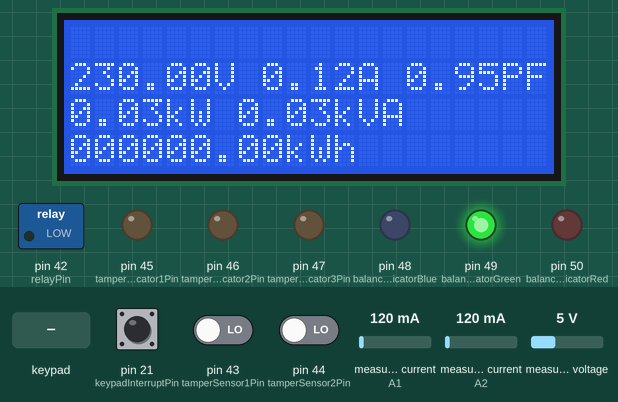
Recording of a sketch running on a simulated Arduino Mega 2560, built with avr-gcc and run on an emulated ATmega2560. Parts: 20×4 character LCD, switched loads named in the sketch (green lamp = pin HIGH), output pins drawn as LEDs (lit = HIGH). Inputs (shaded band) come from the test bench; at power-on: pin 21 (keypadInterruptPin) LOW, measured current (sensors on A1, A2) 120 mA, pin 43 (tamperSensor1Pin) LOW, pin 44 (tamperSensor2Pin) LOW, measured voltage 5 V. What the sketch prints to the serial monitor is not drawn.

Above: at 1.2 s.
1.3 s: pin 21 (keypadInterruptPin) pulled HIGH for 0.45 s
At 2.7 s:
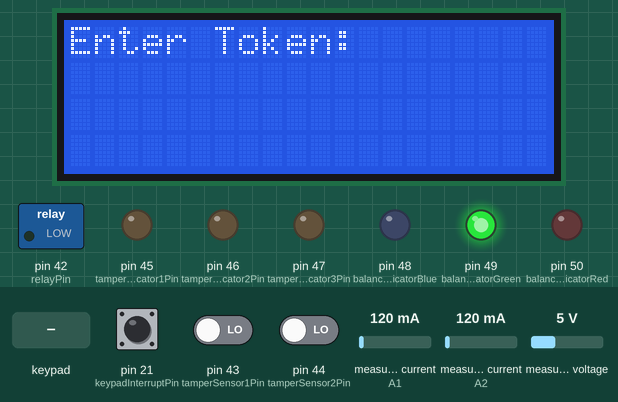
3.2 s: keypad keys 2 5 2 6 2 7 2 8 pressed 0.561 s apart
At 8.0 s:
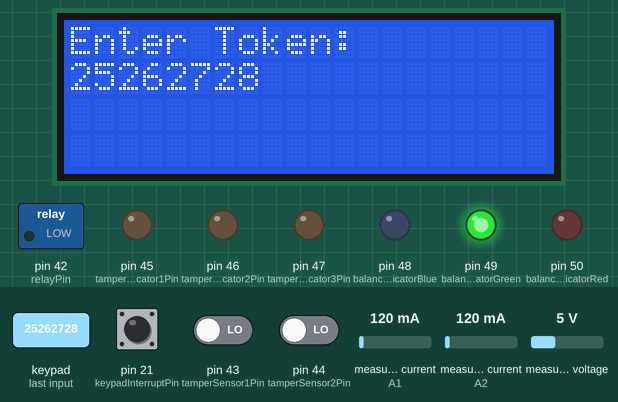
9.1 s: key '1' pressed
10.6 s: key '3' pressed
At 11.2 s:
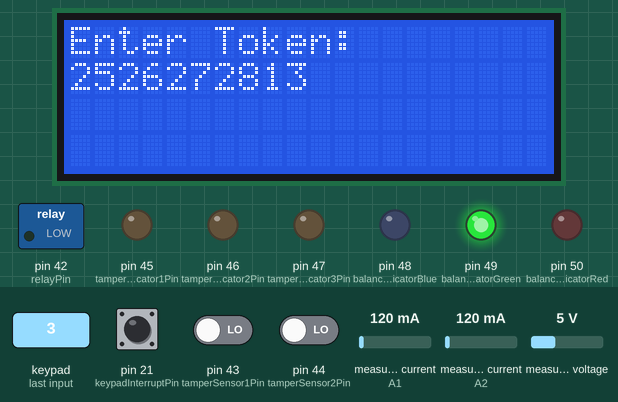
12.1 s: keypad keys 2 5 2 6 2 7 2 8 # pressed 0.561 s apart
At 13.1 s:
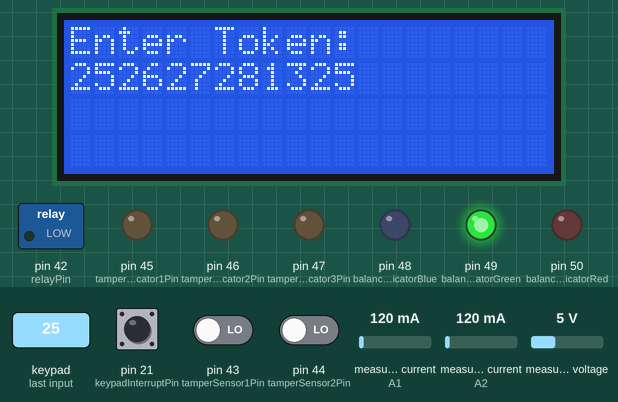
18.6 s: measured current (sensor on A1) set to 595 mA
20.1 s: measured current (sensor on A1) set to 648 mA
At 21.1 s:
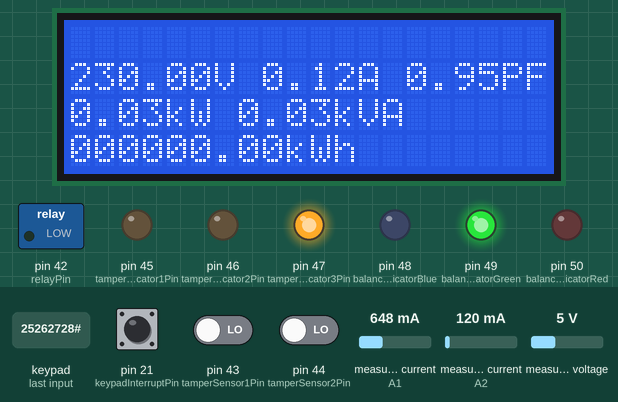
Timing chart, 0 to 23.1 s (numbered marks = the images above; inputs shaded):
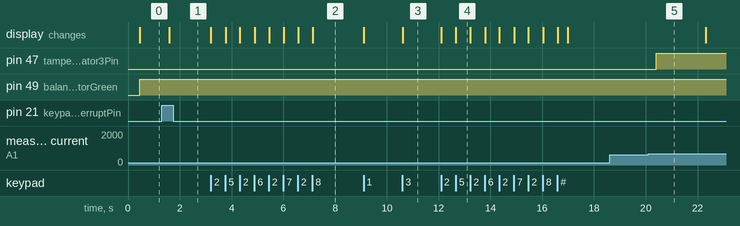

The sketch:

sm_mega_v1.ino
```cpp
// include the library code:
#include<wire.h>
#include <Keypad.h>
#include <LiquidCrystal.h> //library for LCD
#include "EmonLib.h"

// Keypad Setups
const byte ROWS = 4; //four rows
const byte COLS = 3; //three columns
char keys[ROWS][COLS] = {
        {'1','2','3'},
        {'4','5','6'},
        {'7','8','9'},
        {'*','0','#'}
    };
//connect to the row pin-outs of the keypad
byte rowPins[ROWS] = {25, 26, 27, 28};
//connect to the column pin-outs of the keypad
byte colPins[COLS] = {24, 23, 22};
//initialize an instance of class NewKeypad
Keypad keypad = Keypad(makeKeymap(keys), rowPins, colPins, ROWS, COLS);

// LCD Setup
LiquidCrystal lcd(35, 34, 33, 32, 31, 30);

// Energy Monitoring Setup
EnergyMonitor emon1;
EnergyMonitor emon2;

// input and output pins
int keypadInterruptPin = 21;
int voltageSensorPin = A0;
int phaseCurrentSensorPin = A1;
int neutralCurrentSensorPin = A2;
int relayPin = 42;
int tamperSensor1Pin = 43;
int tamperSensor2Pin = 44;
int tamperIndicator1Pin = 45;
int tamperIndicator2Pin = 46;
int tamperIndicator3Pin = 47;
int balanceIndicatorBlue = 48;
int balanceIndicatorGreen = 49;
int balanceIndicatorRed = 50;

// sensor constants
// constants for sensor sensitivity
float vSensorSensitivity = ((100.0+10.0)/10.0)*(220.0/12.0);
float iSensorSensitivity = (1000.0/1.0)*(1.0/33.0);

// character variables
char keypressed;
// string
String inputString = "";
// flags
bool keyPressedAtInterrupt = false;

// int variables
int tamper1State = 0;
int tamper2State = 0;
int tamper3State = 0;

// Variables for Calculations
float kWh = 0.0;
float purchasedEnergy = 1.0;
unsigned long previousMillis = 0;
unsigned long lastDisplayTime = 6000;

void setup(){
	//===========================================
    //----------- pin mode settings -------------
    //===========================================
	// input pins
	pinMode(tamperSensor1Pin, INPUT);
	pinMode(tamperSensor2Pin, INPUT);
	pinMode(keypadInterruptPin, INPUT);
	// output pins
	pinMode(relayPin, OUTPUT);
	pinMode(tamperIndicator1Pin, OUTPUT);
	pinMode(tamperIndicator2Pin, OUTPUT);
	pinMode(tamperIndicator3Pin, OUTPUT);
	pinMode(balanceIndicatorRed, OUTPUT);
	pinMode(balanceIndicatorBlue, OUTPUT);
	pinMode(balanceIndicatorGreen, OUTPUT);

	//===========================================
    //-------- External Interrupt settings ------
    //===========================================
    // setting interrupt for the Keypad
	attachInterrupt(digitalPinToInterrupt(keypadInterruptPin), callReadToken, RISING);

	//voltage and current measurement setting
    emon1.voltage(voltageSensorPin, vSensorSensitivity, 1.4);
    emon1.current(phaseCurrentSensorPin, iSensorSensitivity);
    emon2.current(neutralCurrentSensorPin, iSensorSensitivity);

    //===========================================
    //----------- LCD Display settings ----------
    //===========================================
    // set up the LCD's number of columns and rows
    lcd.begin(20, 4);

	//===========================================
    //----------- Serial settings ---------------
    //===========================================
    Serial.begin(9600);

    // Setting realy pin based on available kWh
    if(purchasedEnergy>0.0){
        digitalWrite(relayPin, LOW);
    } else {
        digitalWrite(relayPin, HIGH);
    }
}

void loop() {
	// Sensor Reading
	// digital pins
	tamper1State = digitalRead(tamperSensor1Pin);
	tamper2State = digitalRead(tamperSensor2Pin);

	// energy monitoring
	// Meter Parameter Calculation
    emon1.calcVI(20,2000);
    // emon2.calcVI(20,2000);
    // Voltage and Current RMS values
    float vRMS = emon1.Vrms;
    // phase current
    float ipRMS = emon1.Irms;
    // neutral current
    float inRMS = emon2.calcIrms(1480);
    // real and apparent power
    float kW = emon1.realPower/1000.0;
    float kVA = emon1.apparentPower/1000.0;
    // power factor
    float pf = emon1.powerFactor;
    // Calculate Energy
    unsigned long currentMillis = millis();
    unsigned long elapsedTime = currentMillis - previousMillis;
    if (elapsedTime >= 1000) {
        previousMillis = currentMillis;
        kWh += (kW * (elapsedTime / 1000.0)) / 3600;
    }

    // displaying parameters
    if(currentMillis-lastDisplayTime>5000){
        // counting number of digits before decimal point for kWh
        int kwhDigites = 5;
        float temp = kWh/10.0;
        while(temp>1.0) {
            kwhDigites -= 1;
            temp/=10.0;
        }
        // serial display
        serialDisplay(vRMS, ipRMS, kW, kVA, pf, kWh, kwhDigites);
        Serial.println(String(inRMS)+" "+String(purchasedEnergy));
        // LCD display
        lcdDisplay(vRMS, ipRMS, kW, kVA, pf, kWh, kwhDigites);

        lastDisplayTime = currentMillis;
    }

    //===========================================
    //-------- setting tamper indicators --------
    //===========================================
    setTamperIndicators(ipRMS, inRMS);

    // Checking for keypad press
	if(keyPressedAtInterrupt){
		inputString = readKeypad();
	}
	// token validation and verification
	if(inputString!=""){
		Serial.println(inputString);
		lcd.setCursor(0,2);
		lcd.print(inputString);
		purchasedEnergy+=0.1;
		inputString = "";
	}

	// Balance checking and Load Control
	loadContol();

}
// Keypad Interrupt Interrupt Service Routine (ISR)
void callReadToken(){
	keyPressedAtInterrupt = true;
}
// Setting Indicators
void setIndicators(int red, int green, int blue){
	digitalWrite(balanceIndicatorRed, red);
	digitalWrite(balanceIndicatorBlue, blue);
	digitalWrite(balanceIndicatorGreen, green);
}
// tamper statues
void setTamperIndicators(float ipRMS, float inRMS) {
    // phase and neural current difference
    if(abs(ipRMS-inRMS)>=0.5) {
        digitalWrite(tamperIndicator3Pin, HIGH);
    } else {
        digitalWrite(tamperIndicator3Pin, LOW);
    }
    // main cover sensor
    digitalWrite(tamperIndicator1Pin, tamper1State);
    // terminal cover sensor
    digitalWrite(tamperIndicator2Pin, tamper2State);
}

// Keypad Input Reading
String readKeypad(){
	int cursorPos = 0;
	inputString = "";
    Serial.print("Enter Token: ");
	lcd.clear();
    lcd.setCursor(0,0);
    lcd.print("Enter Token: ");
    lcd.setCursor(0,1);
	while(true){
		keypressed = keypad.getKey();
		if(keypressed){
			if(keypressed=='#'){
				break;
			} else if(keypressed=='*'){
				continue;
			} else{
				inputString+=keypressed;
				Serial.print(keypressed);
				lcd.print(keypressed);
			}
		}
	}
	keyPressedAtInterrupt = false;
	Serial.println();

	return inputString;
}

// Balance checking and Load Control
void loadContol(){
    if(purchasedEnergy>kWh){
        float diff = purchasedEnergy-kWh;
        if(diff>=0.05){
            digitalWrite(relayPin, LOW);
            setIndicators(LOW, HIGH, LOW);
        } else if(diff>=0.0 && diff < 0.05){
            digitalWrite(relayPin, LOW);
            setIndicators(LOW, LOW, HIGH);
        } else{
            digitalWrite(relayPin, HIGH);
            setIndicators(HIGH, LOW, LOW);
        }
    } else{
        digitalWrite(relayPin, HIGH);
        setIndicators(HIGH, LOW, LOW);
    }
}

// LCD displaying function
void lcdDisplay(float vRMS, float ipRMS, float kW, float kVA, float pf, float kWh, int count){
    String preFix = "";
    for(int i=0;i<count;i++){
        preFix += '0';
    }
    // clearing previous values
    lcd.clear();
    // 2nd row of LCD
    lcd.setCursor(0,1);
    lcd.print(String(vRMS)+"V ");
    lcd.print(String(ipRMS)+"A ");
    lcd.print(String(pf)+"PF");
    // 3rd row of LCD
    lcd.setCursor(0,2);
    lcd.print(String(kW)+"kW ");
    lcd.print(String(kVA)+"kVA ");
    // 4th row of LCD
    lcd.setCursor(0,3);
    lcd.print(preFix+String(kWh)+"kWh");
}
// Serial displaying function
void serialDisplay(float vRMS, float ipRMS, float kW, float kVA, float pf, float kWh, int count){
    String preFix = "";
    for(int i=0;i<count;i++){
        preFix += '0';
    }
    Serial.print(String(vRMS) + "V ");
    Serial.print(String(ipRMS) + "A ");
    Serial.print(String(kW) + "kW ");
    Serial.print(String(kVA) + "kVA ");
    Serial.print(String(pf) + "PF ");
    Serial.println(preFix+ String(kWh) + "kWh");
    Serial.println("\n");
}
```

Measured:
- the behaviour switches between 619 and 620 mA on measured current (sensor on A1) (found by bisection; images 4 and 5)
- after the input at 1.3 s, the display: changes after 0.30 s (image 1)
- after the input at 3.2 s, the display: first changes at once (image 2 shows a later state)
- after the input at 10.6 s, the display: changes at once (image 3)
- after the input at 12.1 s, the display: first changes at once (image 4 shows a later state)
- after the input at 18.6 s, every drawn part: stays the same
- after the input at 20.1 s, pin 47 (tamperIndicator3Pin): LOW → HIGH after 0.31 s
